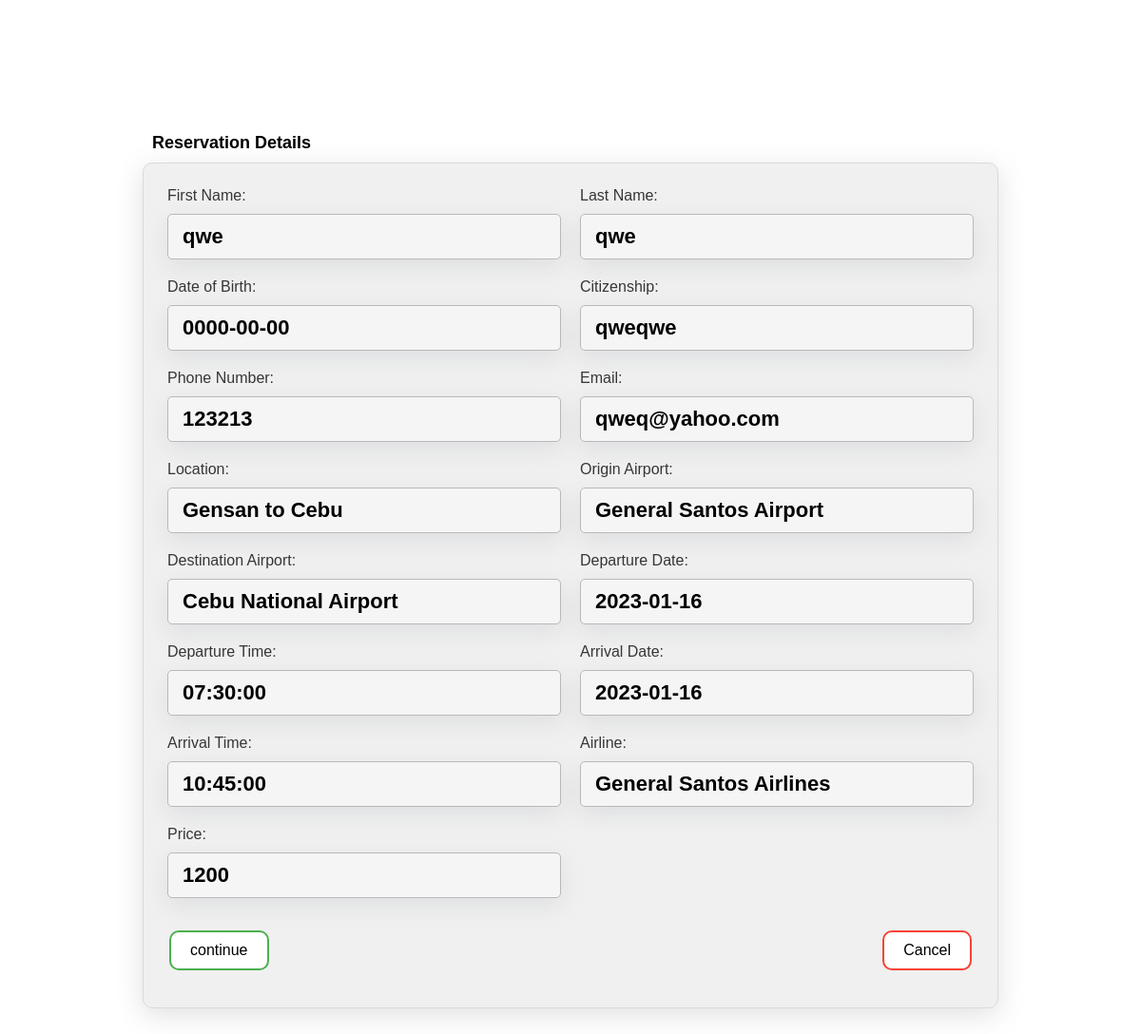
Screenshot of /Airlines/book3.php?reservation_id=3 with the database file from the repository.
### tables this page shows
CREATE TABLE `reservation` (
  `reservation_id` int(10) NOT NULL,
  `passenger_id` int(10) NOT NULL,
  `flight_id` int(10) NOT NULL
);

CREATE TABLE `passenger` (
  `passenger_id` int(10) NOT NULL,
  `first_name` varchar(50) NOT NULL,
  `last_name` varchar(50) NOT NULL,
  `date_of_birth` date NOT NULL,
  `citizenship` varchar(20) NOT NULL,
  `p_number` varchar(20) NOT NULL,
  `email` varchar(50) NOT NULL
);

CREATE TABLE `direction` (
  `direction_id` int(10) NOT NULL,
  `origin_airport_code` char(3) NOT NULL,
  `destination_airport_code` char(3) NOT NULL,
  `location` varchar(255) NOT NULL
);

CREATE TABLE `airport` (
  `airport_code` char(3) NOT NULL,
  `airport_name` varchar(255) NOT NULL
);

CREATE TABLE `schedule` (
  `schedule_id` int(10) NOT NULL,
  `direction_id` int(7) NOT NULL,
  `departure_date` date NOT NULL,
  `departure_time` time NOT NULL,
  `arrival_date` date NOT NULL,
  `arrival_time` time NOT NULL,
  `airline_id` char(3) NOT NULL,
  `price` int(11) NOT NULL
);

CREATE TABLE `airline` (
  `airline_id` char(3) NOT NULL,
  `airline_name` varchar(100) NOT NULL
);

### Airlines/book3.php (the view, shortened to what this page needs)
<?php
require 'admin/dbcon.php';
?>
<!doctype html>
<html lang="en">
<head>
    <link rel="stylesheet" href="css/book1-view.css">
</head>
<body>
    <div class="container mt-5">
        <div class="row">
            <div class="col-md-12">
                <div class="card">
                    <div class="card-header">
                        <h4 id="prompt-head">Reservation Details </h4>
                    </div>
                    <form name="Form" action="book4.php" autocomplete="off" onsubmit="return validateForm()" method="post" class="d-inline" required>
                            <?php
                            if (isset($_GET['reservation_id'])) {
                                $reservation_id = mysqli_real_escape_string($con, $_GET['reservation_id']);
                            } else {
                                if (isset($_SESSION['reservation'])) {
                                    $reservation_id = $_SESSION['reservation'];
                                }
                            }
                            $query = "Select reservation.passenger_id, reservation.flight_id, passenger.passenger_id, passenger.first_name, passenger.last_name, passenger.date_of_birth, passenger.citizenship, passenger.p_number, passenger.email from reservation left join passenger on reservation.passenger_id = passenger.passenger_id where reservation.reservation_id = '$reservation_id'";
                            $query_run = mysqli_query($con, $query);
                            if (mysqli_num_rows($query_run) > 0) {
                            ?>
                                <?php
                                if (isset($_GET['reservation_id'])) {
                                    $reservation_id2 = mysqli_real_escape_string($con, $_GET['reservation_id']);
                                } else {
                                    if (isset($_SESSION['reservation'])) {
                                        $reservation_id2 = $_SESSION['reservation'];
                                    }
                                }
                                $query2 = "Select reservation.passenger_id, reservation.flight_id, flight.flight_id, flight.schedule_id, schedule.schedule_id, direction.direction_id, airline.airline_id, airline.airline_name, direction.origin_airport_code, direction.destination_airport_code, direction.location, schedule.direction_id, schedule.departure_date, schedule.departure_time, schedule.arrival_date, schedule.arrival_time, schedule.airline_id, schedule.price from reservation left join flight on reservation.flight_id = flight.flight_id left join schedule on flight.schedule_id = schedule.schedule_id left join direction on schedule.direction_id = direction.direction_id left join airline on schedule.airline_id = airline.airline_id where reservation.reservation_id = '$reservation_id2'";
                                $query_run2 = mysqli_query($con, $query2);
                                if (mysqli_num_rows($query_run2) > 0) {
                                    $reservation2 = mysqli_fetch_array($query_run2);
                                } else {
                                    echo "<h4>No ID Found</h4>";
                                }
                                ?>
                                        <?php
                                        $query3 = "select direction.origin_airport_code, airport.airport_name from reservation left join flight on reservation.flight_id = flight.flight_id left join schedule on flight.schedule_id = schedule.schedule_id left join direction on schedule.direction_id = direction.direction_id left join airport on direction.origin_airport_code = airport.airport_code where reservation_id='$reservation_id'";
                                        $query_run3 = mysqli_query($con, $query3);
                                        if (mysqli_num_rows($query_run3) > 0) {
                                            while ($row3 = mysqli_fetch_assoc($query_run3)) {
                                                $airport_name1 = $row3['airport_name'];
                                            }
                                        }
                                        ?>
                                        <?php
                                        $query4 = "select reservation.reservation_id, passenger.passenger_id, direction.origin_airport_code, airport.airport_name from reservation left join passenger on reservation.passenger_id = passenger.passenger_id left join flight on reservation.flight_id = flight.flight_id left join schedule on flight.schedule_id = schedule.schedule_id left join direction on schedule.direction_id = direction.direction_id left join airport on direction.destination_airport_code = airport.airport_code where reservation_id='$reservation_id'";
                                        $query_run4 = mysqli_query($con, $query4);
                                        if (mysqli_num_rows($query_run4) > 0) {
                                            while ($row4 = mysqli_fetch_assoc($query_run4)) {
                                                $passenger_id = $row4['passenger_id'];
                                                $airport_name2 = $row4['airport_name'];
                                                $reservation_id = $row4['reservation_id'];
                                        ?>
                                        <?php
                                            }
                                        }
                                        ?>
                            <?php
                            } else {
                                echo "<h4>No ID Found</h4>";
                            }
                            ?>
                        <div class="card-body">
                            <?php
                            $query = "Select reservation.passenger_id, reservation.flight_id, passenger.passenger_id, passenger.first_name, passenger.last_name, passenger.date_of_birth, passenger.citizenship, passenger.p_number, passenger.email from reservation left join passenger on reservation.passenger_id = passenger.passenger_id where reservation.reservation_id = '$reservation_id'";
                            $query_run = mysqli_query($con, $query);
                            if (mysqli_num_rows($query_run) > 0) {
                                $reservation = mysqli_fetch_array($query_run);
                            ?>
                                <div id="main-card">
                                    <div id="entry-container">
                                        <div class="indv-container">
                                            <h2 class="label">First Name:</h2>
                                            <h4 class="entry"><?= $reservation['first_name']; ?></h4>
                                        </div>
                                        <div class="indv-container">
                                            <h2 class="label">Last Name:</h2>
                                            <h4 class="entry"><?= $reservation['last_name']; ?></h4>
                                        </div>
                                        <div class="indv-container">
                                            <h2 class="label">Date of Birth:</h2>
                                            <h4 class="entry"><?= $reservation['date_of_birth']; ?></h4>
                                        </div>
                                        <div class="indv-container">
                                            <h2 class="label">Citizenship:</h2>
                                            <h4 class="entry"><?= $reservation['citizenship']; ?></h4>
                                        </div>
                                        <div class="indv-container">
                                            <h2 class="label">Phone Number:</h2>
                                            <h4 class="entry"><?= $reservation['p_number']; ?></h4>
                                        </div>
                                        <div class="indv-container">
                                            <h2 class="label">Email:</h2>
                                            <h4 class="entry"><?= $reservation['email']; ?></h4>
                                        </div>
                                        <div class="indv-container">
                                            <h2 class="label">Location:</h2>
                                            <h4 class="entry"><?= $reservation2['location']; ?></h4>
                                        </div>
                                        <div class="indv-container">
                                            <h2 class="label">Origin Airport:</h2>
                                            <h4 class="entry"><?php echo $airport_name1; ?></h4>
                                        </div>
                                        <div class="indv-container">
                                            <h2 class="label">Destination Airport:</h2>
                                            <h4 class="entry"><?php echo $airport_name2; ?></h4>
                                        </div>
                                        <div class="indv-container">
                                            <h2 class="label">Departure Date:</h2>
                                            <h4 class="entry"><?= $reservation2['departure_date']; ?></h4>
                                        </div>
                                        <div class="indv-container">
                                            <h2 class="label">Departure Time:</h2>
                                            <h4 class="entry"><?= $reservation2['departure_time']; ?></h4>
                                        </div>
                                        <div class="indv-container">
                                            <h2 class="label">Arrival Date:</h2>
                                            <h4 class="entry"><?= $reservation2['arrival_date']; ?></h4>
                                        </div>
                                        <div class="indv-container">
                                            <h2 class="label">Arrival Time:</h2>
                                            <h4 class="entry"><?= $reservation2['arrival_time']; ?></h4>
                                        </div>
                                        <div class="indv-container">
                                            <h2 class="label">Airline:</h2>
                                            <h4 class="entry"><?= $reservation2['airline_name']; ?></h4>
                                        </div>
                                        <div class="indv-container">
                                            <h2 class="label">Price:</h2>
                                            <h4 class="entry"><?= $reservation2['price']; ?></h4>
                                        </div>
                                    </div>
                                    <div id="act-container">
                                        <a id="confirm-btn" href="book4.php?reservation_id=<?php echo $reservation_id; ?>" class="btn btn-info btn-sm">continue</a>
                                        <td>
                                            <a id="cancel-btn" href="delete.php?d_reservation_id=<?php echo $reservation_id; ?>&d_passenger_id=<?php echo $passenger_id; ?>" class="btn" onclick="history.back()">Cancel</a>
                                        </td>
                                    </div>
                                </div>
                            <?php
                            } else {
                                echo "<h4>No ID Found</h4>";
                            }
                            ?>
                        </div>
                    </form>
                </div>
            </div>
        </div>
    </div>
</body>
</html>

### Airlines/css/book1-view.css (style rules this page uses)
* { box-sizing: border-box; margin: 0; padding: 0; }
body { height: 100vh; width: 100vw; display: flex; justify-content: center; align-items: center; font-family: 'Poppins', sans-serif; font-size: 18px; }
a { text-decoration: none; color: #000 }
#prompt-head { padding-left: 10px; margin-bottom: 10px; }
#main-card { border: 1px rgb(220, 218, 218) solid; border-radius: 10px; box-shadow: rgba(100, 100, 111, 0.2) 0px 7px 29px 0px; background: #f0f0f0; width: 900px; padding: 15px; display: flex; flex-flow: column nowrap; }
#entry-container { display: flex; flex-flow: row wrap; }
.indv-container { width: 50%; padding: 10px; font-size: 22px; font-weight: 400; }
.label { font-size: 16px; font-weight: 300; color: rgb(54, 54, 54); margin-bottom: 10px; }
.entry { border: 1px rgb(186, 185, 185) solid; box-shadow: rgba(149, 157, 165, 0.2) 0px 8px 24px; border-radius: 5px; padding: 10px 15px; background: #f5f5f5; overflow: hidden; }
#act-container { padding: 20px 10px; display: flex; justify-content: space-between; }
#confirm-btn, #cancel-btn { background-color: #4CAF50; border: none; border-radius: 10px; color: white; padding: 10px 20px; text-align: center; text-decoration: none; display: inline-block; font-size: 16px; margin: 4px 2px; transition-duration: 0.4s; cursor: pointer; }
#confirm-btn { background-color: white; color: black; border: 2px solid #4CAF50; }
#cancel-btn { background-color: white; color: black; border: 2px solid #f44336; }

### Airlines/book3.php (style rules this page uses)
body { min-height: 1200px; overflow-x: hidden; width: 100%; }

### rows the page displays
reservation: passenger.first_name "qwe", passenger.last_name "qwe", passenger.date_of_birth "0000-00-00", passenger.citizenship "qweqwe", passenger.p_number "123213", passenger.email "qweq@yahoo.com", direction.location "Gensan to Cebu", airport.airport_name "Cebu National Airport", schedule.departure_date "2023-01-16", schedule.departure_time "07:30:00", schedule.arrival_date "2023-01-16", schedule.arrival_time "10:45:00", airline.airline_name "General Santos Airlines", schedule.price "1200"

### other values shown
$airport_name1 "General Santos Airport"
